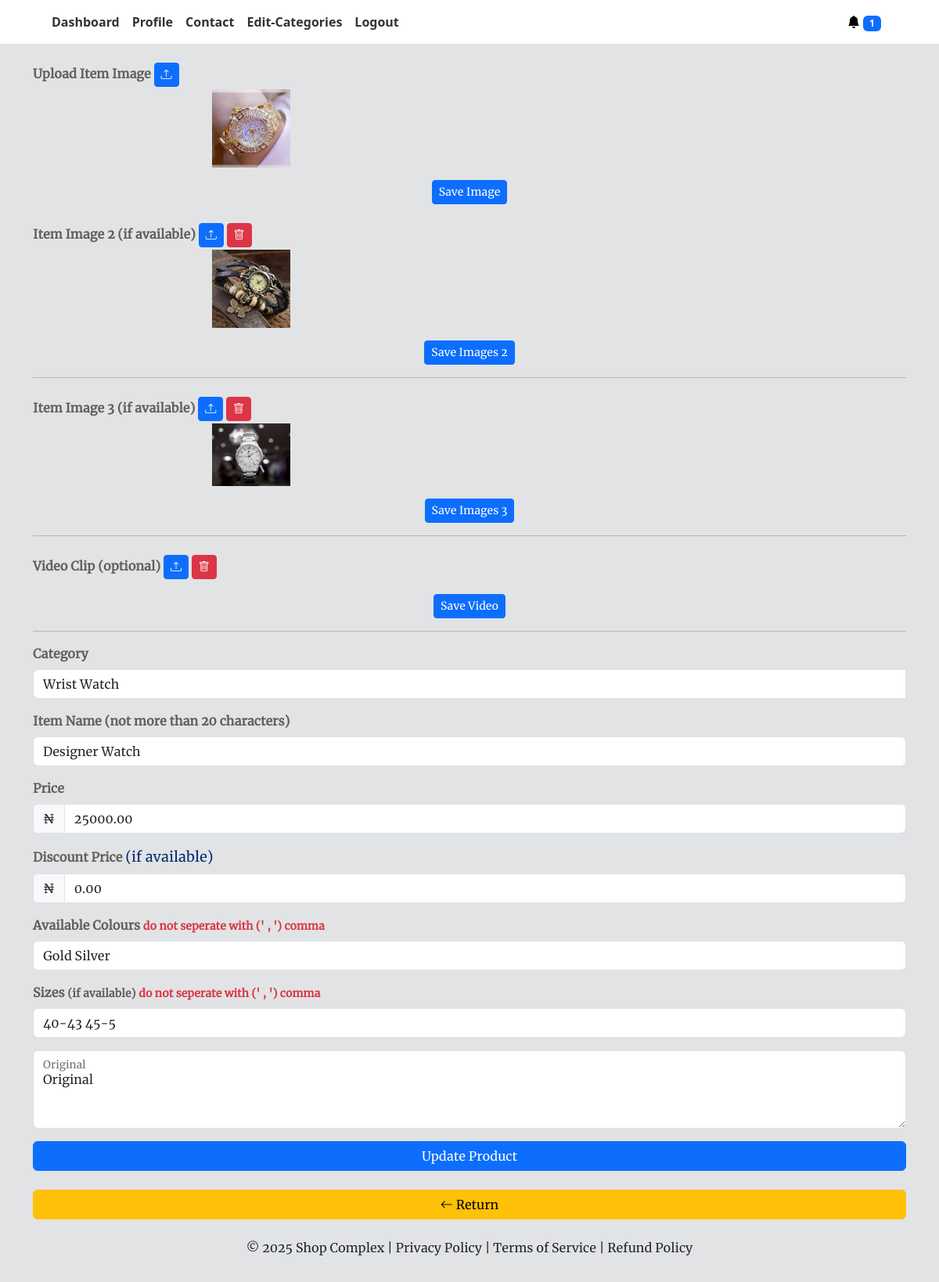
Page /editproduct/8a7abff632c44f59967c47ffa9bf2485/ (signed in) on the committed database.
### shopapp/models.py (models this page shows, shortened)
class Product(models.Model):
    id = models.UUIDField(primary_key=True, default=uuid.uuid4, editable=False)
    owner = models.ForeignKey(User, on_delete=models.CASCADE, null=True, blank=True)
    itemcategory = models.CharField(max_length=200, null=True, blank=True)
    itemname = models.CharField(max_length=200, null=True, blank=True)
    itemimage = models.ImageField(upload_to="media/", blank=True, null=True)
    itemimage2 = models.ImageField(upload_to="media/", blank=True, null=True)
    itemimage3 = models.ImageField(upload_to="media/", blank=True, null=True)
    itemvideo = models.FileField(upload_to="media/", blank=True, null=True)
    itemprice = models.FloatField(null=True, blank=True)
    itemdiscount = models.FloatField(default=0, null=True, blank=True)
    itemamount = models.FloatField(null=True, blank=True)
    itemsize = models.CharField(max_length=200, blank=True, null=True)
    itemcolors = models.CharField(max_length=100, null=True, blank=True)
    itemdescription = models.TextField(null=True, blank=True)
    updated = models.DateTimeField(auto_now=True)
    created = models.DateTimeField(auto_now_add=True)
    paid = models.BooleanField(default=False, null=True, blank=True)

### myapp/models.py (models this page shows, shortened)
class User(AbstractUser):
    profilepic = models.ImageField(upload_to= 'profilepic', null=True, blank=True, default="avatar.png")
    moredesc = models.TextField(null=True, blank=True)
    businessname = models.CharField(
        max_length=100, unique=True, null=True, blank=True)
    slug = models.SlugField(unique=True, null=True, blank=True)
    country = models.CharField(max_length=100, null=True, blank=True)
    phone = models.CharField(max_length=100, null=True, blank=True)
    meansofid = models.CharField(max_length=100, null=True, blank=True)
    idnumber = models.CharField(max_length=100, null=True, blank=True)
    idpic = models.ImageField(upload_to= 'id', null=True, blank=True)
    qrcode = models.ImageField(null=True, blank=True)
    logo = models.ImageField(null=True, blank=True, default="icon.png")
    currency = models.CharField(max_length=10, null=True, blank=True)
    coins = models.IntegerField(blank=True, null=True, default=0)
    whatsapp = models.CharField(max_length=200, null=True, blank=True)
    updated = models.DateTimeField(auto_now=True, null=True)
    created = models.DateTimeField(auto_now_add=True, null=True)
    subscribed = models.BooleanField(default=False, null=True, blank=True)
    date = models.DateTimeField(default=datetime.now())
    trial_start = models.DateTimeField(null=True, blank=True)
    trial_end = models.DateTimeField(null=True, blank=True)
    def save(self, *args, **kwargs):
        if self.pk is None:
            self.trial_start = self.date_joined
            self.trial_end = self.trial_start + \
                timedelta(days=14)  # Adjust trial period as needed
        else:
            self.trial_start = self.date_joined
            self.trial_end = self.trial_start + timedelta(days=14)
            old_user = User.objects.get(pk=self.pk)
            if self.profilepic != old_user.profilepic:
                self.profilepic = self.compress_image(self.profilepic)
            if self.logo != old_user.logo:
                self.logo = self.compress_image(self.logo)
            if old_user.subscribed != self.subscribed:
                if self.subscribed:
                    self.update_slug_activation()
                else:
                    self.slug = None
        if self.trial_end <= timezone.now() and not self.subscribed:
            self.subscribed = False
        else:
            self.subscribed = True
        if self.subscribed:
            self.slug = slugify(self.businessname)
        else:
            self.slug = None
        super(User, self).save(*args, **kwargs)

### myapp/views.py (the view, shortened to what this page needs)
# urls.py: path('editproduct/<str:pk>/', views.editproduct, name='editproduct'),
@login_required(login_url='account_login')
def editproduct(request, pk):
    shop = Product.objects.get(id=pk)
    user = shop.owner
    check_expired(request, user)
    product = Product.objects.filter(owner=user)
    categories = product.values('itemcategory').distinct()
    cart = CartItem.objects.filter(slug=request.user.slug)
    carts = cart.values('phone').distinct()
    context = {'shop': shop,
               'user': user, 'categories': categories, 'carts': carts}
    return render(request, 'myapp/editproduct.html', context)

### myapp/models.py (called while the page is built)
@receiver(pre_save, sender=User)
def delete_old_images(sender, instance, **kwargs):
    if instance.pk:
        old_item = User.objects.get(pk=instance.pk)
        if old_item.profilepic != instance.profilepic:
            if str(instance.profilepic) != "avatar.png":
                old_item.profilepic.delete(save=False)
        if old_item.logo != instance.logo:
            if str(instance.logo) != "icon.png":
                old_item.logo.delete(save=False)

### myapp/views.py (called while the page is built)
def cancelsub(request, user):
    sub = Subscription.objects.get(user=user)
    if sub.end_date <= timezone.now():
        sub.delete()

def check_expired(request, user):
    if Subscription.objects.filter(user=user).exists():
        cancelsub(request, user)
        if Subscription.objects.filter(user=user).exists():
            user.subscribed = True
            user.slug = slugify(user.businessname)
        else:
            user.slug = None
            user.subscribed = False
        user.save()
    else:
        user.slug = None
        user.subscribed = False
    user.save()

### myapp/templates/myapp/editproduct.html (shortened to what this page needs)
{% extends 'wrapper.html' %}
{% load static %}
{% block content %}
<div class="container">
    <form method="POST" enctype="multipart/form-data">
        <div class="mb-3 col-lg-6 mt-3">
            <div class="pt-2">
                <label for="formFile" class="form-label">Upload Item Image</label>
                <a href="#" class="btn btn-primary btn-sm" title="Upload new profile image" id="uploadLink">
                    <i class="bi bi-upload"></i>
                </a>
                <center>
                    {% if shop.itemimage %}
                    <img src="{{shop.itemimage.url}}" alt="Item Image" id="selectedImage" style="max-width: 100px;">
                    {% endif %}
                </center>
            </div>
        </div>
        <div class="text-center">
            <button type="submit" class="btn btn-primary btn-sm" name="update_pic">Save
                Image</button>
        </div>
    </form>
    <form method="POST" enctype="multipart/form-data">
        <div class="mb-3 col-lg-6 mt-3">
            <div class="pt-2">
                <label for="formFile" class="form-label">Item Image 2 (if available)</label>
                <a href="#" class="btn btn-primary btn-sm" title="itemimage2" id="uploadLink2">
                    <i class="bi bi-upload"></i>
                </a>
                <a href="#" class="btn btn-danger btn-sm" title="deleteimage2" id="deleteLink2">
                    <i class="bi bi-trash"></i>
                </a>
                <center>
                    {% if shop.itemimage2 %}
                    <img src="{{shop.itemimage2.url}}" alt="Item Image" id="selectedImage2" style="max-width: 100px;">
                    {% else %}
                    <img src="" alt="Item Image" id="selectedImage2" style="max-width: 100px; display: none;">
                    {% endif %}
                </center>
            </div>
        </div>
        <div class="text-center">
            <button type="submit" class="btn btn-primary btn-sm" name="update_pic2">Save
                Images 2 </button>
        </div>
        <hr>
    </form>
    <form method="POST" enctype="multipart/form-data">
        <div class="mb-3 col-lg-6 mt-3">
            <div class="pt-2">
                <label for="formFile" class="form-label">Item Image 3 (if available)</label>
                <a href="#" class="btn btn-primary btn-sm" title="itemimage3" id="uploadLink3">
                    <i class="bi bi-upload"></i>
                </a>
                <a href="#" class="btn btn-danger btn-sm" title="deleteimage3" id="deleteLink3">
                    <i class="bi bi-trash"></i>
                </a>
                <center>
                    {% if shop.itemimage3 %}
                    <img src="{{shop.itemimage3.url}}" alt="Item Image" id="selectedImage3" style="max-width: 100px;">
                    {% else %}
                    <img src="" alt="Item Image" id="selectedImage3" style="max-width: 100px; display: none;">
                    {% endif %}
                </center>
            </div>
        </div>
        <div class="text-center">
            <button type="submit" class="btn btn-primary btn-sm" name="update_pic3">Save
                Images 3 </button>
        </div>
        <hr>
    </form>
    <form method="POST" enctype="multipart/form-data">
        <div class="mb-3 col-lg-6 mt-3">
            <div class="pt-2">
                <label for="formFile" class="form-label">Video Clip (optional)</label>
                <a href="#" class="btn btn-primary btn-sm" title="itemvideo4" id="uploadLink4">
                    <i class="bi bi-upload"></i>
                </a>
                <a href="#" class="btn btn-danger btn-sm" title="deletevideo4" id="deleteLink4">
                    <i class="bi bi-trash"></i>
                </a>
            </div>
        </div>
        <div class="text-center">
            <button type="submit" class="btn btn-primary btn-sm" name="update_vid">Save
                Video </button>
        </div>
        <hr>
    </form>
    <form method="POST" enctype="multipart/form-data">
        <div class="col-12 mt-2">
            <label for="category" class="form-label">Category</label>
            <div class="input-group">
                <input type="text" id="category-input" class="form-control" list="category-list" name="category"
                    value="{{shop.itemcategory}}" placeholder="Select a category" required>
            </div>
        </div>
        <div class="col-sm-12 mt-3">
            <label for="item name" class="form-label">Item Name (not more than 20 characters)</label>
            <input type="text" name="itemname" class="form-control" value="{{shop.itemname}}" maxlength="20" required>
        </div>
        <div class="col-sm-12 mt-3">
            <label for="item name" class="form-label">Price</label>
            <div class="input-group">
                <span class="input-group-text">{{user.currency}}</span>
                <input type="text" class="form-control" name="itemprice" aria-label="itemprice"
                    value="{{shop.itemprice|floatformat:2}}" pattern="[0-9]*\.?[0-9]+" title="Enter a valid number"
                    required>
            </div>
        </div>
        <div class="col-sm-12 mt-3">
            <label for="discount" class="form-label">Discount Price <small class="card-title"> (if
                    available)</small></label>
            <div class="input-group">
                <span class="input-group-text">{{user.currency}}</span>
                <input type="text" class="form-control" name="itemdiscount" value="{{shop.itemdiscount|floatformat:2}}"
                    aria-label="itemDiscount" pattern="[0-9]*\.?[0-9]+" title="Enter a valid number" required>
            </div>
        </div>
        <div class="col-sm-12 mt-3">
            <label for="item color" class="form-label">Available Colours
                <small class="text-danger">do not
                    seperate with (' , ') comma</small>
            </label>
            <input type="text" name="itemcolour" class="form-control" placeholder="eg. Black Red Blue ..."
                value="{{shop.itemcolors}}">
        </div>
        <div class="col-sm-12 mt-3">
            <label for="item color" class="form-label">Sizes <small>(if available)</small> <small class="text-danger">do
                    not
                    seperate with (' , ') comma</small></label>
            <input type="text" name="itemsize" class="form-control" placeholder="eg. SM XL XXL"
                value="{{shop.itemsize}}">
        </div>
        <div class="col-sm-12 form-floating mt-3">
            <textarea class="form-control" placeholder="Leave a comment here" id="floatingTextarea2"
                name="itemdescription" style="height: 100px">{{shop.itemdescription}} </textarea>
            <label for="floatingTextarea2">{{shop.itemdescription}}</label>
        </div>
        <div class="col-sm-12 mt-3">
            <button class="btn btn-primary w-100 mb-2" name="update_product" type="submit">Update Product</button>
        </div>
        <div class="col-sm-12 mt-3">
            <a href="{{request.META.HTTP_REFERER}}" class="btn btn-warning w-100 mb-2"> <i class="bi bi-arrow-left"></i>
                Return</a>
        </div>
    </form>
</div>
{% endblock content %}

### static/assets/style.css (style rules this page uses)
:root { scroll-behavior: smooth; }
body { font-family: "Merriweather"; background: #F5F5F5; color: #333333; }
a { color: #4154f1; text-decoration: none; }
.form-label { font-weight: bold; color: #616060; }
a { text-decoration: none; }
.card-title { padding: 20px 0 15px 0; font-size: 18px; font-weight: 500; color: #012970; }

### rows in the picture
Product: itemimage (picture), itemimage2 (picture), itemimage3 (picture), category "Wrist Watch", itemname "Designer Watch", itemprice "25000.00", itemdiscount "0.00", itemcolour "Gold Silver", itemsize "40-43 45-5", itemdescription "Original"
User: currency "₦"

### other values in the picture
{{ carts.count }} "1"
